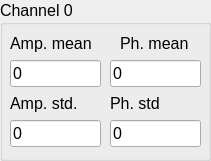
     <widget class="QGroupBox" name="groupBox">
      <property name="geometry">
       <rect>
        <x>440</x>
        <y>10</y>
        <width>211</width>
        <height>161</height>
       </rect>
      </property>
      <property name="font">
       <font>
        <pointsize>12</pointsize>
       </font>
      </property>
      <property name="title">
       <string>Channel 0</string>
      </property>
      <widget class="QLabel" name="txt_nbr_bram_10">
       <property name="geometry">
        <rect>
         <x>110</x>
         <y>90</y>
         <width>81</width>
         <height>27</height>
        </rect>
       </property>
       <property name="font">
        <font>
         <pointsize>12</pointsize>
        </font>
       </property>
       <property name="text">
        <string>Ph. std</string>
       </property>
      </widget>
      <widget class="QLabel" name="txt_nbr_bram_7">
       <property name="geometry">
        <rect>
         <x>120</x>
         <y>30</y>
         <width>91</width>
         <height>27</height>
        </rect>
       </property>
       <property name="font">
        <font>
         <pointsize>12</pointsize>
        </font>
       </property>
       <property name="text">
        <string>Ph. mean</string>
       </property>
      </widget>
      <widget class="QLineEdit" name="ui_ch0_phi">
       <property name="geometry">
        <rect>
         <x>110</x>
         <y>60</y>
         <width>91</width>
         <height>27</height>
        </rect>
       </property>
       <property name="font">
        <font>
         <pointsize>12</pointsize>
        </font>
       </property>
       <property name="text">
        <string>0</string>
       </property>
      </widget>
      <widget class="QLineEdit" name="ui_ch0_amp">
       <property name="geometry">
        <rect>
         <x>10</x>
         <y>60</y>
         <width>91</width>
         <height>27</height>
        </rect>
       </property>
       <property name="font">
        <font>
         <pointsize>12</pointsize>
        </font>
       </property>
       <property name="text">
        <string>0</string>
       </property>
      </widget>
      <widget class="QLabel" name="txt_nbr_bram_11">
       <property name="geometry">
        <rect>
         <x>10</x>
         <y>90</y>
         <width>81</width>
         <height>27</height>
        </rect>
       </property>
       <property name="font">
        <font>
         <pointsize>12</pointsize>
        </font>
       </property>
       <property name="text">
        <string>Amp. std.</string>
       </property>
      </widget>
      <widget class="QLabel" name="txt_nbr_bram_6">
       <property name="geometry">
        <rect>
         <x>10</x>
         <y>30</y>
         <width>91</width>
         <height>27</height>
        </rect>
       </property>
       <property name="font">
        <font>
         <pointsize>12</pointsize>
        </font>
       </property>
       <property name="text">
        <string>Amp. mean</string>
       </property>
      </widget>
      <widget class="QLineEdit" name="ui_ch0_amp_std">
       <property name="geometry">
        <rect>
         <x>10</x>
         <y>120</y>
         <width>91</width>
         <height>27</height>
        </rect>
       </property>
       <property name="font">
        <font>
         <pointsize>12</pointsize>
        </font>
       </property>
       <property name="text">
        <string>0</string>
       </property>
      </widget>
      <widget class="QLineEdit" name="ui_ch0_phi_std">
       <property name="geometry">
        <rect>
         <x>110</x>
         <y>120</y>
         <width>91</width>
         <height>27</height>
        </rect>
       </property>
       <property name="font">
        <font>
         <pointsize>12</pointsize>
        </font>
       </property>
       <property name="text">
        <string>0</string>
       </property>
      </widget>
     </widget>
